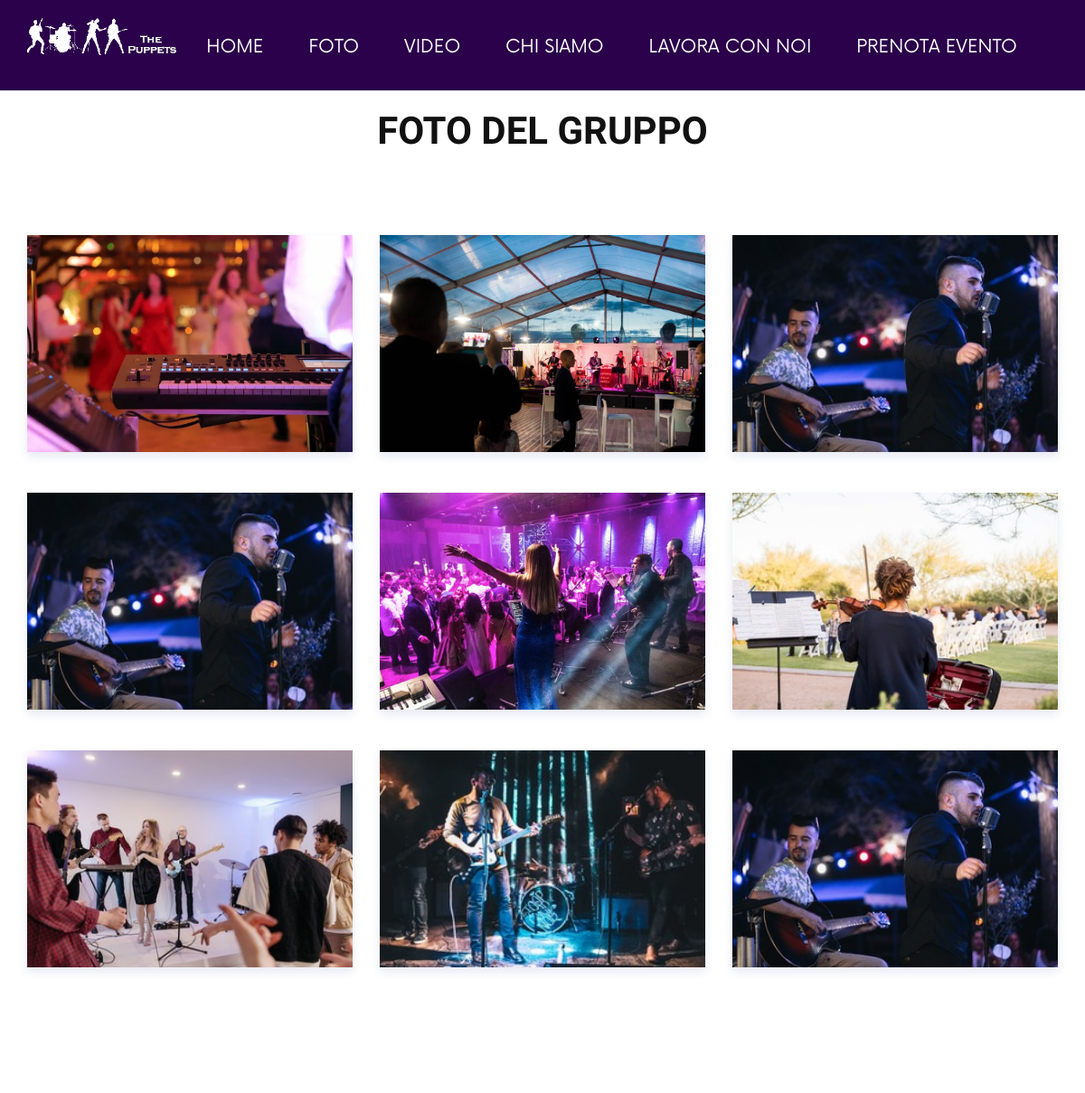
Page /foto/ (upper part) on the earlier database version.
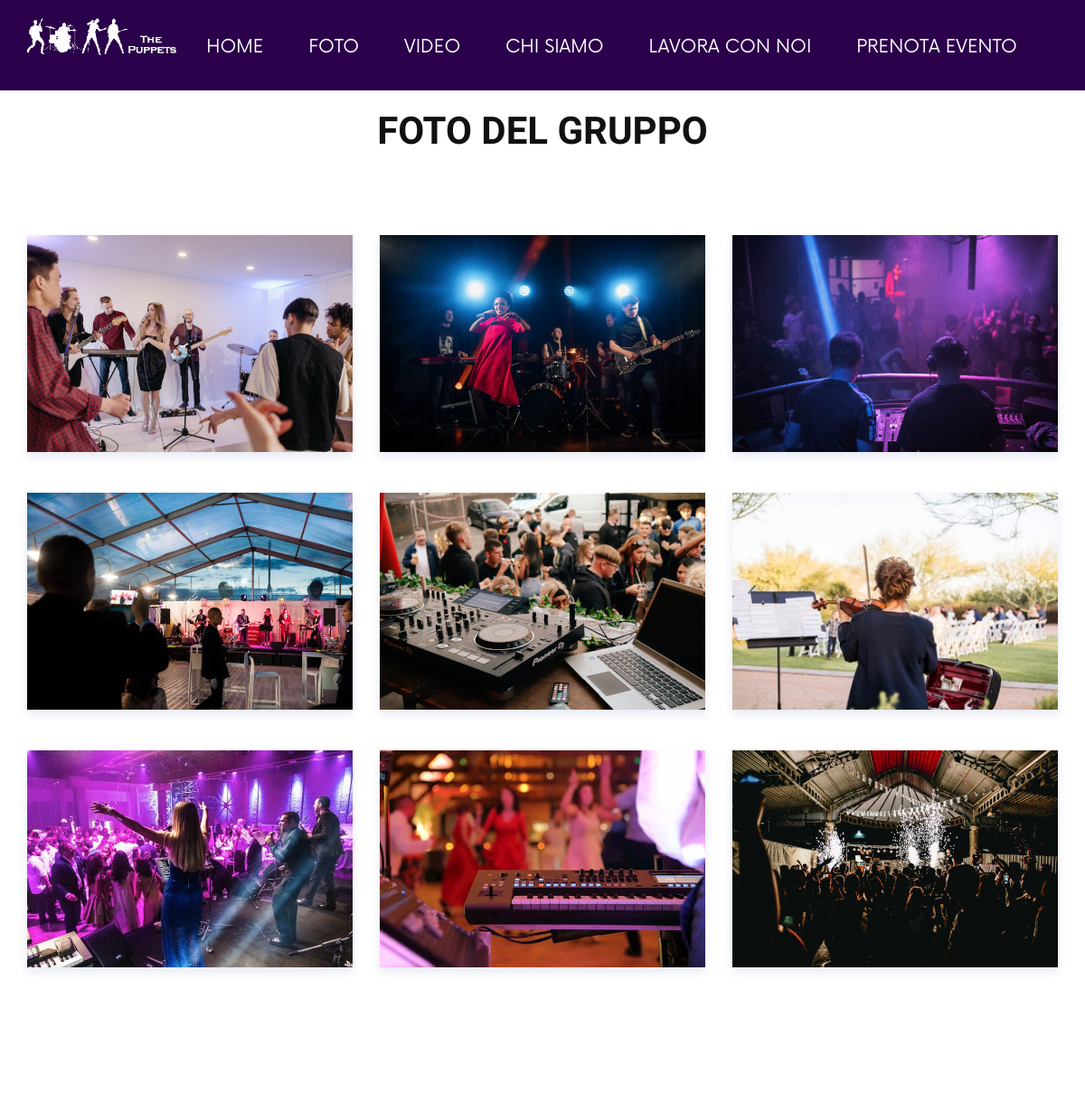
Same page on the later database version.
### gruppo/models.py (models this page shows, shortened)
class Foto(models.Model):
    data_inserimento=models.DateTimeField(auto_now_add=True)
    img = models.ImageField(upload_to='img_fotopage/%Y/%m/%d', default='logo.png')
    img_resize = ImageSpecField(source='img', processors=[ResizeToFit(250,250)],format='PNG',options={'quality':60})

### gruppo/views.py (the view)
# urls.py: path('foto/', views.fotopage, name="foto"),
def fotopage(request):
    foto = Foto.objects.all().order_by('data_inserimento')
    form=CommentiForm(request.POST)
    if request.method == 'POST':
        if form.is_valid():
            commenti=form.save()
            return redirect('gruppo:foto')
    else:
       form =CommentiForm()
    commenti = Commenti.objects.all().order_by('id')
    return render (request, 'fotopage.html',{'foto':foto,'form':form,'commenti':commenti})

### templates/fotopage.html (shortened to what this page needs)
{% extends "base.html" %}
{% load static %}
{% block content %}
<section class="discography spad">
  <div class="container">
            <div class="row">
                <div class="col-lg-12">
                    <div class="section-title center-title">
                        <h2>Foto del Gruppo</h2>
                    </div>
                </div>
            </div>
            <div class="row">
            {% for foto in foto %}
                <div class="col-lg-4 col-md-6 col-sm-6">
                    <div class="discography__item">
                        <div class="discography__item__pic">
                            <img src="{{foto.img.url}}">
                        </div>
                    </div>
                </div>
            {% endfor %}
            </div>
    <br><br><br><br>
</div>
</section>
<br/><br/><br/><br/><br/><br/><br/><br/><br/><br/><br/><br/><br/><br/><br/><br/>
{% endblock content %}

Differences in the rows shown:
changed Foto (number 1 of 9 on the later page): img: a different picture
changed Foto (number 2 of 9 on the later page): img: a different picture
changed Foto (number 3 of 9 on the later page): img: a different picture
changed Foto (number 4 of 9 on the later page): img: a different picture
changed Foto (number 5 of 9 on the later page): img: a different picture
changed Foto (number 7 of 9 on the later page): img: a different picture
changed Foto (number 8 of 9 on the later page): img: a different picture
changed Foto (number 9 of 9 on the later page): img: a different picture
